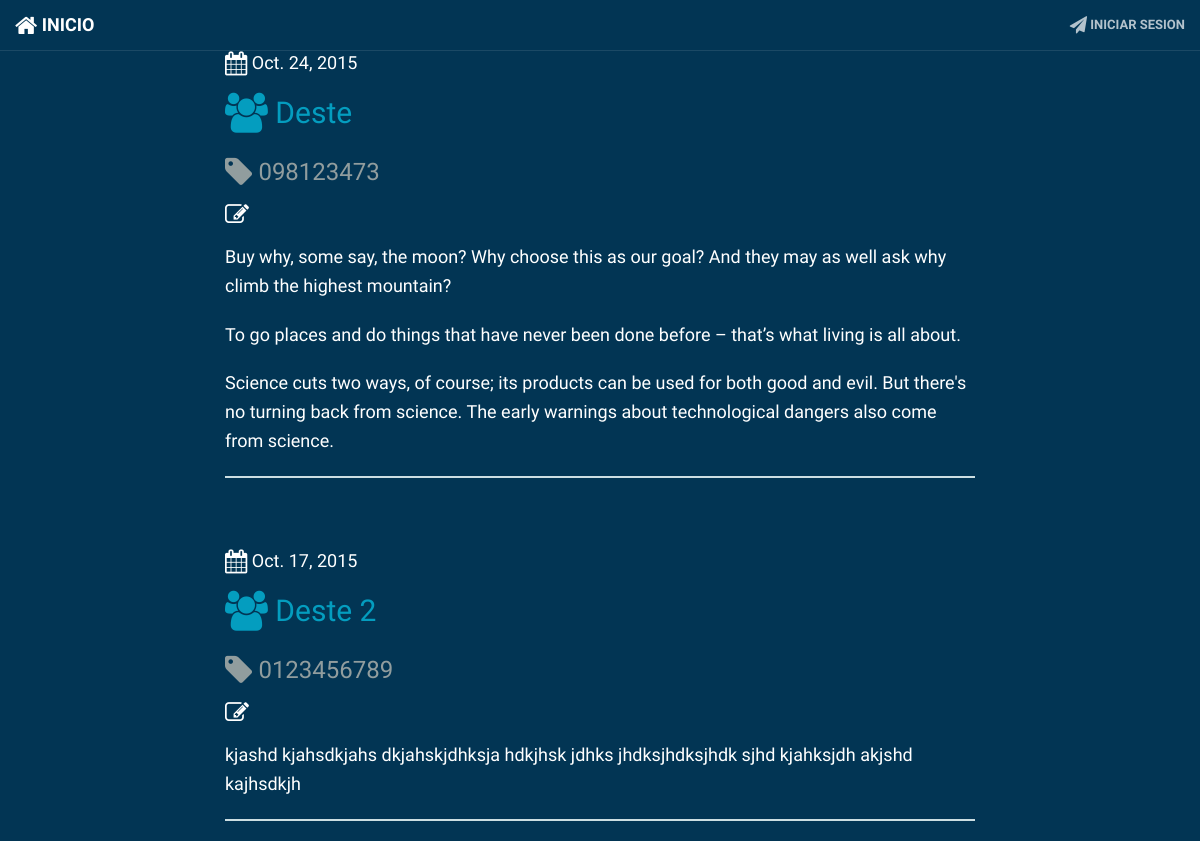
The app's page /report_list/, older data.
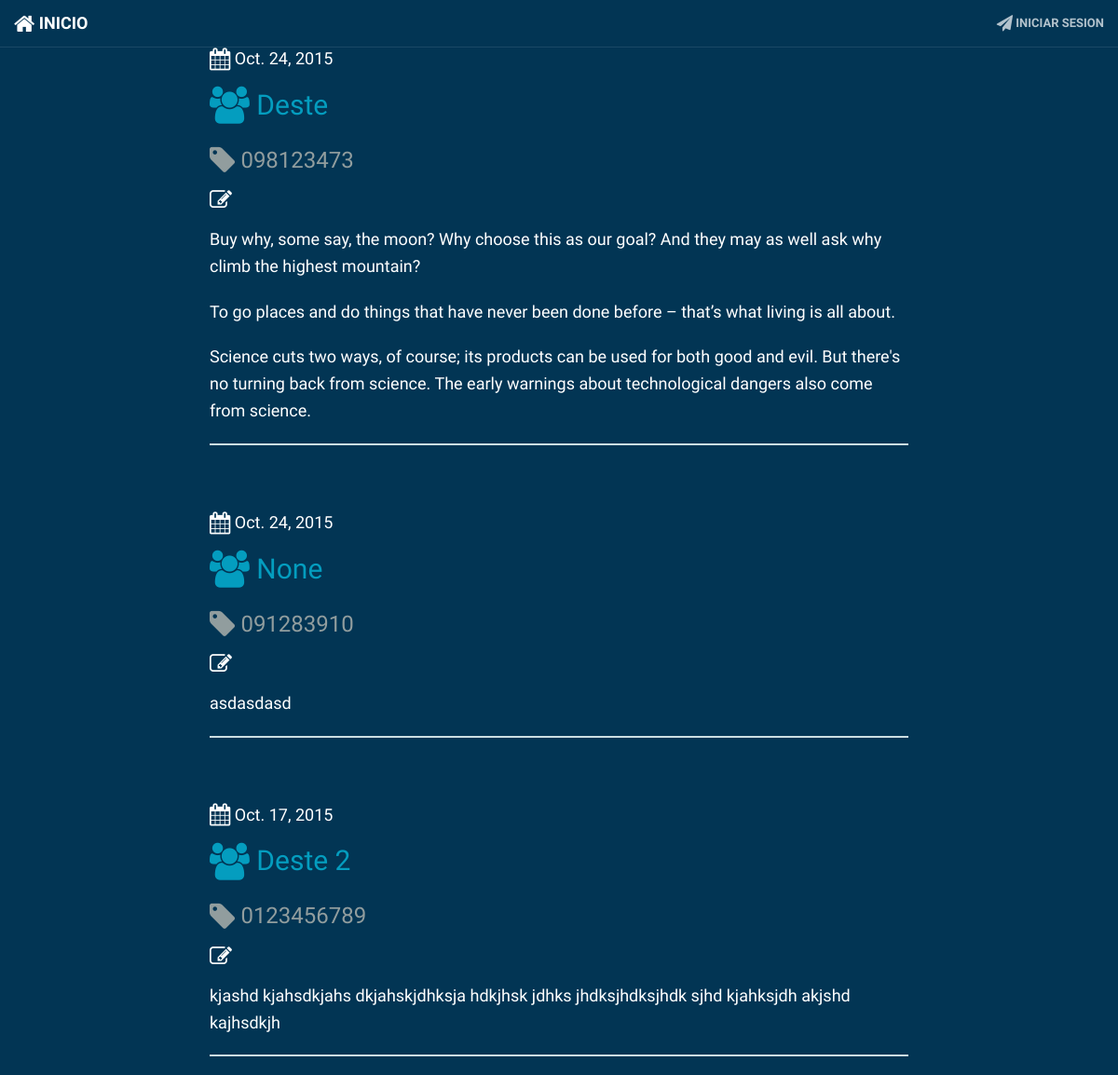
The same page, newer data.
### reportes/models.py (models this page shows)
class Reparacion(models.Model):
	fecha = models.DateField('Fecha', default=timezone.now)
	cliente = models.CharField('Cliente', max_length=64, null=True)
	numeroSerie = models.CharField('Numero de Serie', max_length=36)
	nombreTecnico = models.CharField('Tecnico responsable', max_length=80)
	nombreEncargado = models.CharField('Encargado del area', max_length=80)
	observaciones = models.TextField('observaciones', blank=True, null=True)
	costo = models.DecimalField('Costo (MXN)', max_digits=5, decimal_places=2)
	class Meta:
		verbose_name = "Reparacion"
        verbose_name_plural = "Reparaciones"
	def __str__(self):
		return str(self.fecha)
		pass

### reportes/views.py (the view)
# urls.py: url(r'^report_list/$', views.report_list, name='report_list'),
def report_list(request):
    reparaciones = Reparacion.objects.filter(fecha__lte=timezone.now()).order_by('-fecha')
    return render(request, 'reportes/report_list.html', {'reparaciones': reparaciones})

### reportes/templates/reportes/report_list.html
{% extends "reportes/base.html" %}
{% block content %}
    {% for reparacion in reparaciones %}
        <div class="reporte">
            <div class="date"><i class="fa fa-calendar fa-lg"></i>
                {{ reparacion.fecha }}
            </div>
            <h2><a href="{% url "reportes.views.report_detail" pk=reparacion.pk %}"><i class="fa fa-users fa-lg"></i> {{ reparacion.cliente }}</a></h2>
            <h3 class="nserie"><i class="fa fa-tag fa-lg"></i> {{ reparacion.numeroSerie }}</h3>
            <p class="observaciones"><i class="fa fa-pencil-square-o fa-lg"></i> {{ reparacion.observaciones|linebreaks }}</p>
        </div>
        <hr>
    {% endfor %}
{% endblock content %}

Row changes from the older to the newer data that the page shows:
added Reparacion: fecha "Oct. 24, 2015", cliente "None", numeroSerie "091283910", observaciones "asdasdasd"
